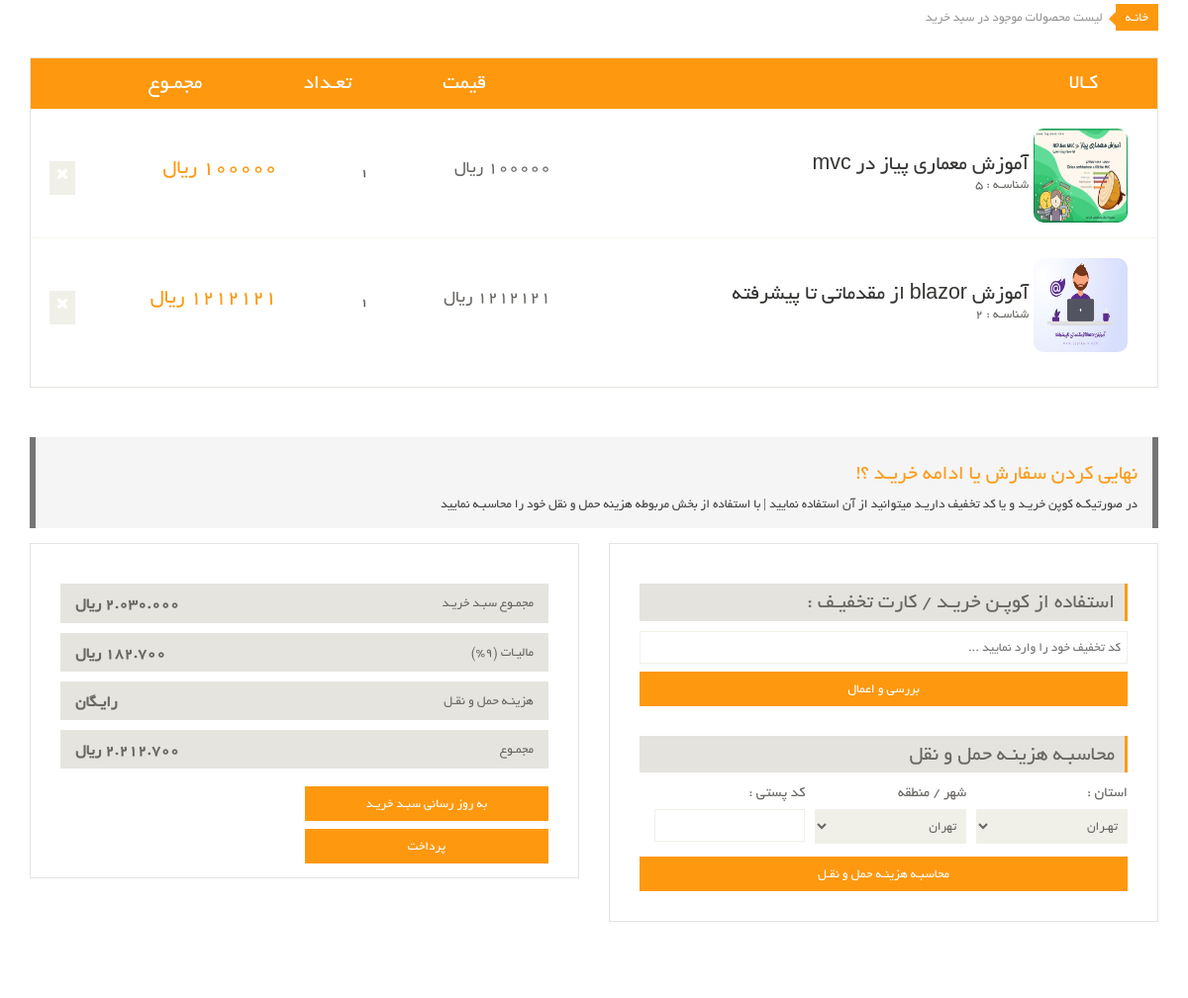
Before: /order-items (signed in) with the older database file.
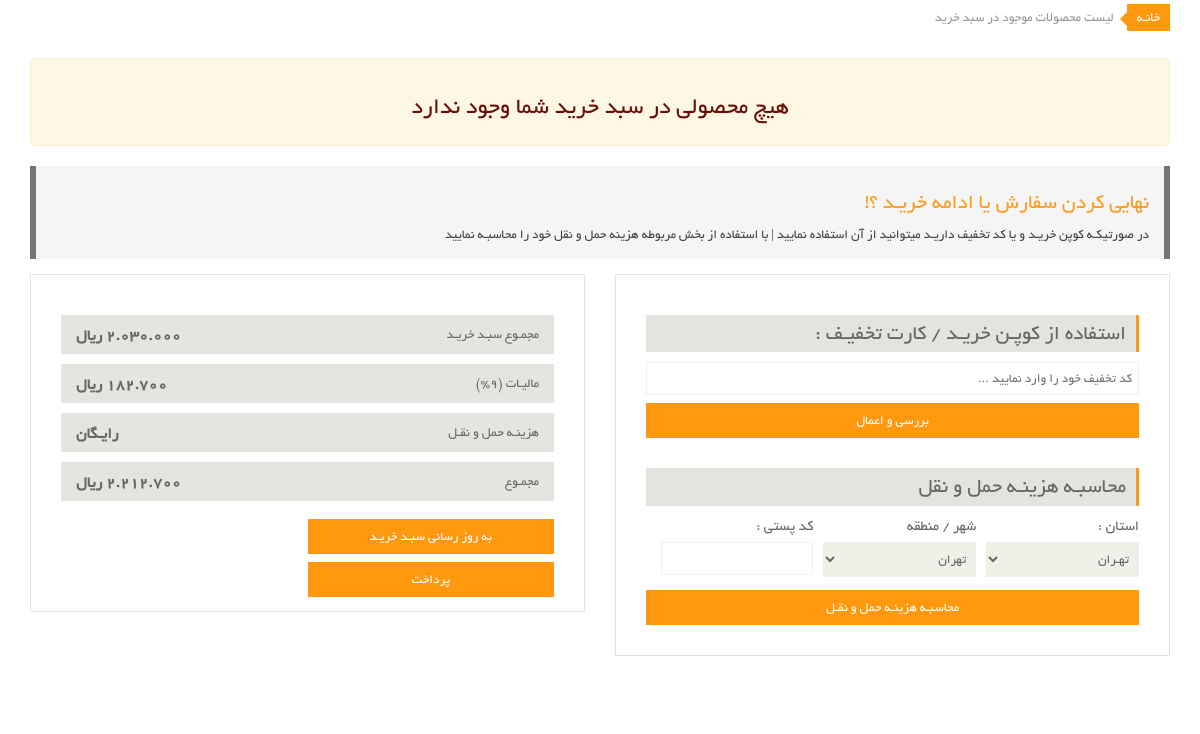
After: the same page with the newer database file.
### eshop_order/models.py (models this page shows, shortened)
class OrderDetail(models.Model):
    order = models.ForeignKey(Order, on_delete=models.CASCADE, verbose_name='سبد خرید')
    product = models.ForeignKey(Product, on_delete=models.CASCADE, verbose_name='محصول')
    price = models.IntegerField(verbose_name='قیمت محصول')
    size = models.CharField(default='X',max_length=10,verbose_name='سایز')
    color = models.CharField(default='آبی',max_length=50,verbose_name='رنگ')
    count = models.IntegerField(verbose_name='تعداد')
    is_send = models.BooleanField(default=False, verbose_name='ارسال شده / نشده')
    class Meta:
        verbose_name = 'جزییات محصول'
        verbose_name_plural = 'اطلاعات جزییات محصولات'
    def detail_price_sum(self):
        return self.count * self.price

### eshop_products/models.py (models this page shows, shortened)
class Product(models.Model):
    title = models.CharField(max_length=40, verbose_name='عنوان')
    description = models.TextField(verbose_name='توضیحات')
    price = models.IntegerField(verbose_name='قیمت')
    image = models.ImageField(upload_to='products/', null=True, verbose_name='تصویر')
    attribute = models.ManyToManyField(ProductAttribute,blank=True, verbose_name='مشخصات')
    slug = models.SlugField(unique=True, verbose_name='شناسه')
    active = models.BooleanField(default=False, verbose_name='موجود / ناموجود')
    timestamp = models.DateTimeField(auto_now_add=True, verbose_name='تاریخ')
    category = models.ManyToManyField(ProductCategory, blank=True, verbose_name='دسته بندی ها')
    likes = models.ManyToManyField(User, blank=True,verbose_name="لایک ها")
    objects = ProductManager()
    class Meta:
        verbose_name_plural = 'محصولات'
        verbose_name = 'محصول'
        ordering = ['id']
    def thumbnail_pic(self):
        return format_html(f"<img  width=120 height=100 style='border-radius : 20px;' src={self.image.url} />")
    thumbnail_pic.short_description = 'تصویر'

### eshop_order/views.py (the view)
# urls.py: path('order-items', user_order_items, name='order-items'),
@login_required(login_url='/login')
def user_order_items(request):
    user_id = request.user.id
    order = Order.objects.filter(owner_id=user_id, is_paid=False).first()
    if order is None:
        raise Http404('کاربر هیچ محصولی در سبد خرید ندارد')
    order_items = OrderDetail.objects.all().filter(order=order)
    context = {
        "order": order_items
    }
    return render(request, 'order/user_order_detail.html', context)

### eshop_order/templates/order/user_order_detail.html (shortened to what this page needs)
{% extends 'shared/Main_Layout.html' %}
{% load static %}
{% block content %}
<section id="cart_items">
		<div class="container">
			<div class="breadcrumbs">
				<ol class="breadcrumb">
				  <li><a href="{% url 'home_page' %}">خانـه</a></li>
				  <li class="active">لیست محصولات موجود در سبد خرید</li>
				</ol>
			</div>
			{% if order.count != 0 %}
                <div class="table-responsive cart_info">
				<table class="table table-condensed">
					<thead>
						<tr class="cart_menu">
							<td class="image">کـالا</td>
							<td class="description"></td>
							<td class="price">قیمت</td>
							<td class="quantity">تعـداد</td>
							<td class="total">مجمـوع</td>
							<td></td>
						</tr>
					</thead>
					<tbody>
						{% for items in order %}
                            <tr>
							<td class="cart_product">
								<a href=""><img style="width: 95px;height: 95px; border-radius: 10px;" src="{{ items.product.image.url }}" alt=""></a>
							</td>
							<td class="cart_description">
								<h4>
                                    <a href="/products/{{ items.product.id }}/{{ items.product.slug }}">
                                    {{ items.product.title  }}
                                    </a>
                                </h4>
								<p>شناسـه : {{ items.product.id }}</p>
							</td>
							<td class="cart_price">
								<p> {{ items.product.price}} ریال </p>
							</td>
							<td class="cart_quantity">
								<div class="cart_quantity_button">
									<span>
                                        {{ items.count }}
                                    </span>
								</div>
							</td>
							<td class="cart_total">
								<p class="cart_total_price">{{ items.detail_price_sum}} ريال </p>
							</td>
							<td class="cart_delete">
								<a class="cart_quantity_delete" href="{% url 'delete-user-order' item_id=items.id %} "><i class="fa fa-times"></i></a>
							</td>
						</tr>
						{% endfor %}
					</tbody>
				</table>
			</div>
            {% else %}
                <div class="alert alert-warning">
                <h3 style="color:#690e07;" align="center">
                  هیچ محصولی در سبد خرید شما وجود ندارد
                </h3>
                </div>
			{% endif %}
		</div>
	</section>
    <section id="do_action">
		<div class="container">
			<div class="heading">
				<h3>نهایی کردن سفارش یا ادامه خریـد ؟! </h3>
				<p>در صورتیکـه کوپن خریـد و یا کد تخفیف داریـد میتوانید از آن استفاده نمایید | با استفاده از بخش مربوطه هزینه حمل و نقل خود را محاسبـه نمایید</p>
			</div>
			<div class="row">
				<div class="col-sm-6">
					<div class="chose_area">
						<ul class="user_option">
							<li>
								<h3>استفاده از کوپـن خریـد / کارت تخفیـف :</h3>
							</li>
							<li class="single_field zip-field">
								<input type="text" placeholder="کد تخفیف خود را وارد نمایید ...">
							</li>
							<li>
								<a class="btn btn-default update" href="">بررسی و اعمال</a>
							</li>
						</ul>
						<ul class="user_info">
							<h3>محاسبـه هزینـه حمل و نقل</h3>
							<li class="single_field">
								<label>استان :</label>
								<select>
									<option>تهـران</option>
								</select>
							</li>
							<li class="single_field">
								<label>شهر / منطقه</label>
								<select>
									<option>تهران</option>
								</select>
							</li>
							<li class="single_field zip-field">
								<label>کد پستی :</label>
								<input type="text">
							</li>
						</ul>
						<a class="btn btn-default update" href="">محاسبـه هزینـه حمل و نقـل</a>
					</div>
				</div>
				<div class="col-sm-6">
					<div class="total_area">
						<ul>
							<li>مجمـوع سبـد خریـد <span>2.030.000 ريال</span></li>
							<li>مالیـات (9%) <span>182.700 ريال</span></li>
							<li>هزینـه حمل و نقـل <span>رایـگان</span></li>
							<li>مجمـوع <span>2.212.700 ريال</span></li>
						</ul>
							<a class="btn btn-default update" href="shop.html">به روز رسانی سبـد خریـد </a>
							<a class="btn btn-default check_out" href="checkout.html">پرداخت</a>
					</div>
				</div>
			</div>
		</div>
	</section>
{% endblock %}

Changed rows visible on the page:
removed OrderDetail: product.image (picture), product "آموزش معماری پیاز در mvc", product.id "5", count "1"
removed OrderDetail: product.image (picture), product "آموزش blazor از مقدماتی تا پیشرفته", product.id "2", count "1"
Other visible differences:
text no longer shown: "کـالا قیمت تعـداد مجمـوع"
text now shown: "هیچ محصولی در سبد خرید شما وجود ندارد"
